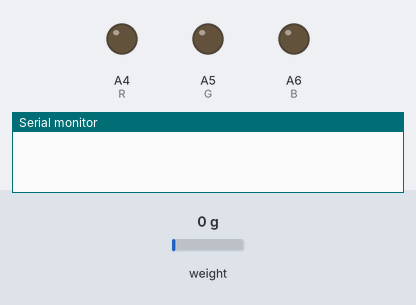
Recording of a sketch running on a simulated Arduino Nano 33 IoT. Parts: output pins drawn as LEDs (lit = HIGH), the last lines printed to the serial monitor. The inputs (shaded band) are chosen by the test bench; at power-on: weight on the scale 0 g. Nothing arrives over Bluetooth unless stated; a phone connects over Bluetooth LE 3 s after start.

Above: at 0.1 s.
At 7.2 s:
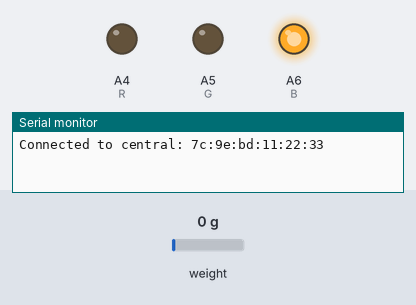
7.3 s: weight on the scale set to 100 g
Timing chart, 0 to 10.3 s (numbered marks = the images above; inputs shaded):
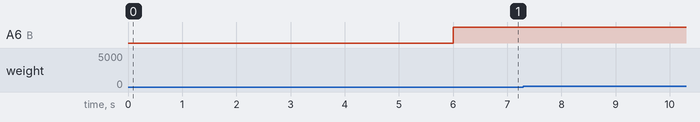

The sketch:

dinamo.ino
```cpp
#include <HX711.h>
#include <ArduinoBLE.h>

BLEService dinamoB("A200");
BLEFloatCharacteristic loadChar("A201", BLERead | BLENotify);

// Pin de datos y de reloj
byte pinData = 6;
byte pinClk = 9;
byte R = 18;
byte G = 19;
byte B = 20;


HX711 dinamo;

int count;
bool ledOn = false;

float factor_calibracion = 20780.0; //Temporal, falta calibrar bien de verdad

void setup() {
  count = 0;
  Serial.begin(9600);

  // begin initialization
  if (!BLE.begin()) {
    Serial.println("BLE failed");
    while (1) {}
  }

  // set advertised local name and service UUID:
  BLE.setLocalName("dinamo");
  BLE.setDeviceName("dinamo");
  BLE.setAdvertisedService(dinamoB);
  dinamoB.addCharacteristic(loadChar);
  BLE.addService(dinamoB);

  loadChar.writeValue(0);
  BLE.advertise();


  dinamo.begin(pinData, pinClk); //Inicia el HX711
  dinamo.set_scale();
  dinamo.tare(); //Tara
  long zero_factor = dinamo.read_average(50); //Referencia del 0

}

void loop() {
  count+=1;
  // Aplicar calibración
  dinamo.set_scale(factor_calibracion);
  BLEDevice central = BLE.central();


 if(count%20000 == 0){
    if(ledOn){
      setOff();
      ledOn = false;
    }
    else{
      setBlue();
      ledOn = true;
    }
  }

  if (central) {
    Serial.print("Connected to central: ");
    Serial.println(central.address());
    while (central.connected()) {
      if (1) {
        setBlue();
        float load = dinamo.get_units();
        if(load >0.05){
          //float send = 43.25;
          loadChar.writeValue(load);
          Serial.print("sent:");
          Serial.println(load, 4);
          //delay(10000);
        }
      }
    }
    Serial.print(F("Disconnected from central: "));
    Serial.println(central.address());
  }


}

void setOff(){
  analogWrite(R,0);
  analogWrite(G,0);
  analogWrite(B,0);
}
void setBlue(){
  analogWrite(R,0);
  analogWrite(G,0);
  analogWrite(B,255);


}
```
